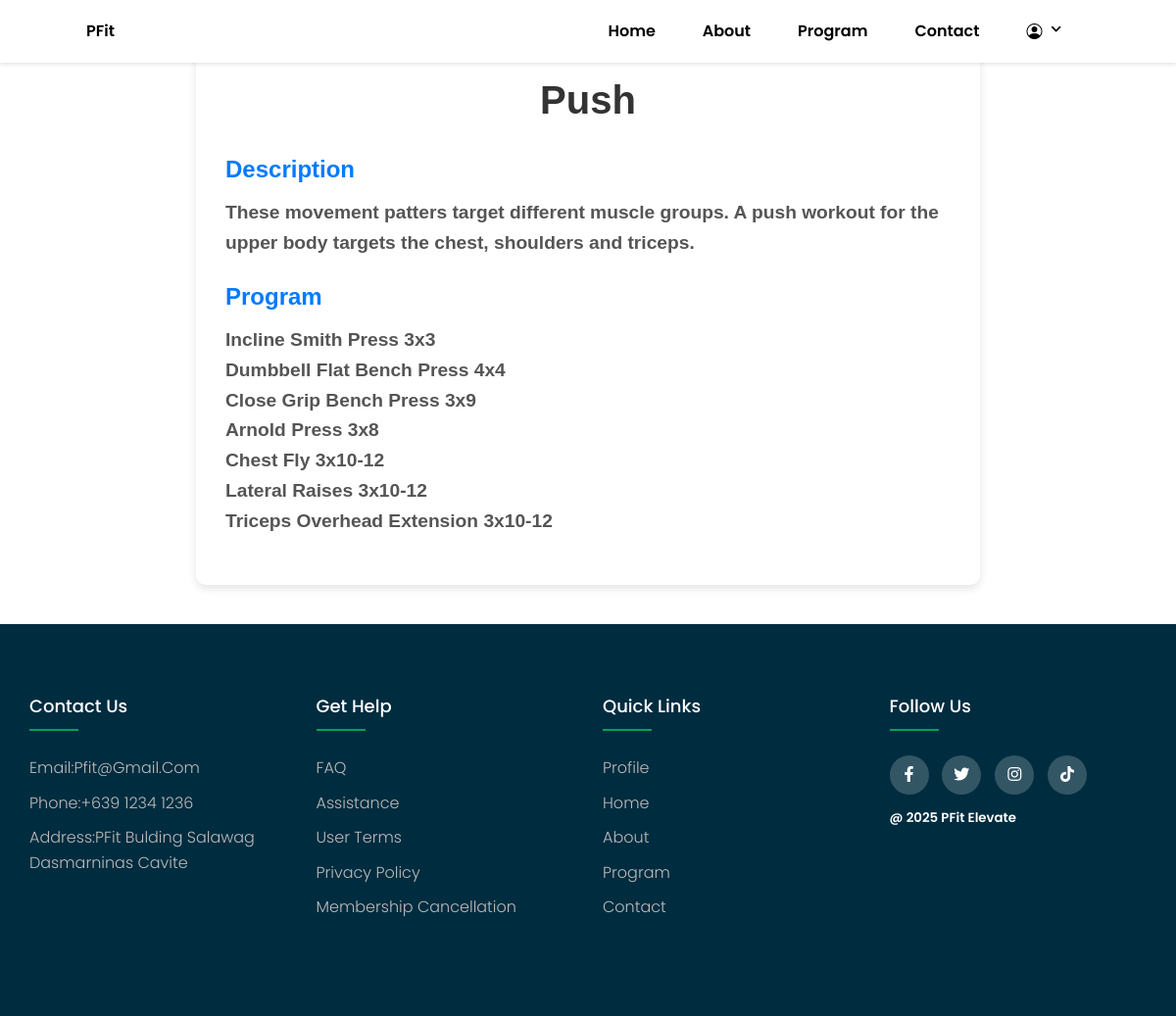
The page /workoutplans/1/ on the database its author committed.
### app/models.py (models this page shows, shortened)
class WorkoutPlan(models.Model):
    workoutPlanID = models.AutoField(primary_key=True)
    workoutPlanName = models.CharField(max_length=100)
    workoutGoal = models.ManyToManyField(Goals)
    workoutPlanDescription = models.TextField()
    workoutProgram = models.TextField(max_length=1200)

### app/views.py (the view)
# urls.py: path('workoutplans/<int:pk>/', ExerciseDetailView.as_view(), name='workoutplan_detail'),
class ExerciseDetailView(DetailView):
    model = WorkoutPlan
    context_object_name = 'workoutplan'
    template_name = 'apps/homepages/exerciseview.html'

### app/templates/apps/homepages/exerciseview.html (shortened to what this page needs)
{% extends 'apps/homepages/homepagebase.html'%}
{% load static %}
{% block content%}
<link rel="stylesheet" href="{% static 'css/profile_info.css' %}">
<div class="exercise-detail">
    <h1>{{ workoutplan.workoutPlanName }}</h1>
    <div class="detail-item">
        <h2>Description</h2>
        <p>{{ workoutplan.workoutPlanDescription }}</p>
    </div>
    <div class="detail-item">
        <h2>Program</h2>
        <a href="{% url 'video'%}#popup"> <p>{{ workoutplan.workoutProgram |linebreaksbr}}</p>
       </a>
    </div>
</div>
{% include 'apps/homepages/footer.html' %}
{% endblock content %}

### static/css/homepage.css (style rules this page uses)
* { box-sizing: border-box; }
body { margin: 0; font-family: 'Montserrat', sans-serif; line-height: 1.6; }
p { color: #002C3F; }

### static/css/navbar.css (style rules this page uses)
:root { --header-height: 3rem; --first-color: black; --first-color-light: #00A359; --dark-color: black; --white-color: black; --body-font: 'Montserrat', 'sans-serif'; --nav-name-font-size: 1.2rem; --normal-font-size: 1rem; --z-fixed: 100; }
* { box-sizing: border-box; }
@media screen and (min-width: 768px) { :root { --nav-name-font-size: 1rem; --normal-font-size: 1rem; } }
body { margin: var(--header-height) 0 0 0; font-family: var(--body-font); font-size: var(--normal-font-size); font-weight: 600; line-height: 1.6; }
a { text-decoration: none; }
@media screen and (min-width: 768px) { body { margin: 0; } }

### static/css/profile_info.css (style rules this page uses)
html { scroll-behavior: smooth ; scroll-padding: 120px; }
.exercise-detail { background-color: #ffffff; padding: 30px; border-radius: 10px; box-shadow: 0 4px 8px rgba(0, 0, 0, 0.1); max-width: 800px; margin: 40px auto; font-family: 'Arial', sans-serif; }
.exercise-detail h1 { text-align: center; font-size: 2.5em; margin-bottom: 20px; color: #333; }
.detail-item { margin-bottom: 20px; }
.detail-item h2 { font-size: 1.5em; color: #007bff; margin-bottom: 10px; }
.detail-item p, .detail-item ul { font-size: 1.2em; color: #555; line-height: 1.6; }
.detail-item p { font-size: 1.2em; color: #555; line-height: 1.6; }

### static/css/footer.css (style rules this page uses)
body { font-family: 'Poppins', sans-serif; }
* { margin:0; padding:0; box-sizing: border-box; }

### rows shown on the page
WorkoutPlan: workoutPlanName "Push", workoutPlanDescription "These movement patters target different muscle groups. A push workout for the upper body targets the chest, shoulders and triceps.", workoutProgram "Incline Smith Press 3x3 Dumbbell Flat Bench Press 4x4 Close Grip Bench Press 3x9 Arnold Press 3x8 Chest Fly 3x10-12 Lateral Raises 3x10-12 Triceps Overhead Extension 3x10-12"
